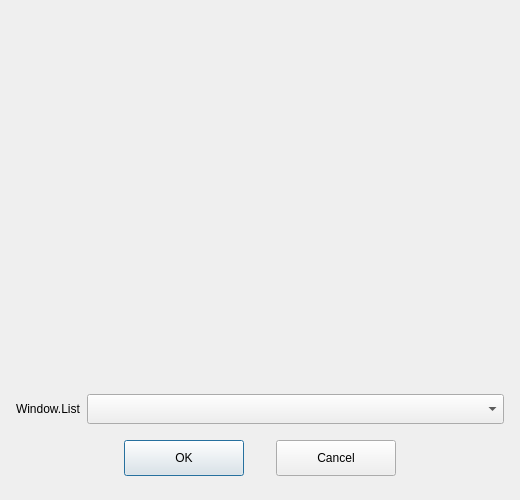
<?xml version="1.0" encoding="UTF-8"?>
<ui version="4.0">
 <class>XLAddWindowDialog</class>
 <widget class="QDialog" name="XLAddWindowDialog">
  <property name="geometry">
   <rect>
    <x>0</x>
    <y>0</y>
    <width>520</width>
    <height>500</height>
   </rect>
  </property>
  <property name="minimumSize">
   <size>
    <width>520</width>
    <height>500</height>
   </size>
  </property>
  <property name="maximumSize">
   <size>
    <width>956</width>
    <height>500</height>
   </size>
  </property>
  <property name="windowTitle">
   <string>Dialog</string>
  </property>
  <layout class="QVBoxLayout" name="verticalLayout">
   <property name="spacing">
    <number>16</number>
   </property>
   <property name="leftMargin">
    <number>16</number>
   </property>
   <property name="topMargin">
    <number>16</number>
   </property>
   <property name="rightMargin">
    <number>16</number>
   </property>
   <property name="bottomMargin">
    <number>24</number>
   </property>
   <item>
    <widget class="OBSQTDisplay" name="preview" native="true">
     <property name="sizePolicy">
      <sizepolicy hsizetype="Preferred" vsizetype="Expanding">
       <horstretch>0</horstretch>
       <verstretch>0</verstretch>
      </sizepolicy>
     </property>
    </widget>
   </item>
   <item>
    <widget class="QWidget" name="windowPanel" native="true">
     <layout class="QHBoxLayout" name="horizontalLayout_2">
      <property name="leftMargin">
       <number>0</number>
      </property>
      <property name="topMargin">
       <number>0</number>
      </property>
      <property name="rightMargin">
       <number>0</number>
      </property>
      <property name="bottomMargin">
       <number>0</number>
      </property>
      <item>
       <widget class="QLabel" name="windowLabel">
        <property name="sizePolicy">
         <sizepolicy hsizetype="Fixed" vsizetype="Preferred">
          <horstretch>0</horstretch>
          <verstretch>0</verstretch>
         </sizepolicy>
        </property>
        <property name="text">
         <string>Window.List</string>
        </property>
       </widget>
      </item>
      <item>
       <widget class="XLComboBox" name="windowComboBox">
        <property name="minimumSize">
         <size>
          <width>0</width>
          <height>30</height>
         </size>
        </property>
        <property name="maximumSize">
         <size>
          <width>16777215</width>
          <height>30</height>
         </size>
        </property>
       </widget>
      </item>
     </layout>
    </widget>
   </item>
   <item alignment="Qt::AlignHCenter">
    <widget class="QWidget" name="buttonBar" native="true">
     <property name="sizePolicy">
      <sizepolicy hsizetype="Fixed" vsizetype="Preferred">
       <horstretch>0</horstretch>
       <verstretch>0</verstretch>
      </sizepolicy>
     </property>
     <layout class="QHBoxLayout" name="horizontalLayout">
      <property name="spacing">
       <number>32</number>
      </property>
      <property name="leftMargin">
       <number>0</number>
      </property>
      <property name="topMargin">
       <number>0</number>
      </property>
      <property name="rightMargin">
       <number>0</number>
      </property>
      <property name="bottomMargin">
       <number>0</number>
      </property>
      <item>
       <widget class="QPushButton" name="yesButton">
        <property name="minimumSize">
         <size>
          <width>120</width>
          <height>36</height>
         </size>
        </property>
        <property name="maximumSize">
         <size>
          <width>120</width>
          <height>36</height>
         </size>
        </property>
        <property name="text">
         <string>OK</string>
        </property>
       </widget>
      </item>
      <item>
       <widget class="QPushButton" name="noButton">
        <property name="minimumSize">
         <size>
          <width>120</width>
          <height>36</height>
         </size>
        </property>
        <property name="maximumSize">
         <size>
          <width>120</width>
          <height>36</height>
         </size>
        </property>
        <property name="text">
         <string>Cancel</string>
        </property>
       </widget>
      </item>
     </layout>
    </widget>
   </item>
  </layout>
 </widget>
 <customwidgets>
  <customwidget>
   <class>OBSQTDisplay</class>
   <extends>QWidget</extends>
   <header>qt-display.hpp</header>
   <container>1</container>
  </customwidget>
  <customwidget>
   <class>XLComboBox</class>
   <extends>QComboBox</extends>
   <header>xl-combo-box.hpp</header>
  </customwidget>
 </customwidgets>
 <resources/>
 <connections/>
</ui>
